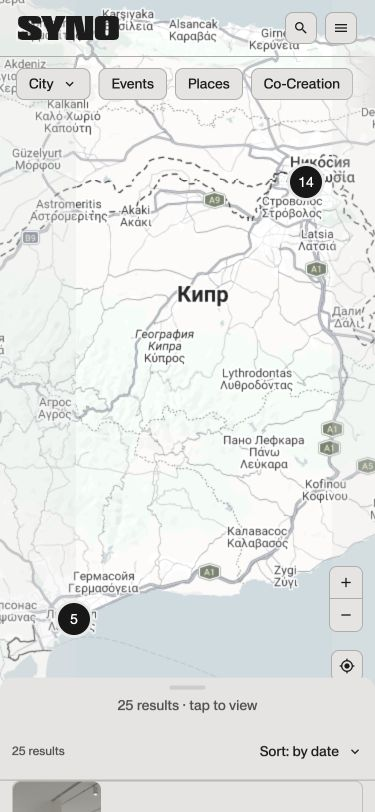
#> input picture assets-syno-case/films/source-map-drawer-mobile/map.png, 375 x 812 px
$ python build-syno-map-drawer-mobile-video.py
#> lines starting #> are read from the running program, lines starting #| are printed output that depends on the picture
#!/usr/bin/env python3
"""Mobile companion to the Art Map -> event drawer walkthrough."""

from pathlib import Path
import subprocess

from PIL import Image, ImageDraw, ImageFilter


ROOT = Path(__file__).resolve().parents[1]
SOURCE = ROOT / "assets-syno-case/films/source-map-drawer-mobile"
DEST = ROOT / "assets-syno-case/films"
FILM = DEST / "syno-flow-map-drawer-mobile.mp4"
POSTER = DEST / "syno-flow-map-drawer-mobile-poster.jpg"
WIDTH, HEIGHT, FPS = 750, 1624, 30


def load(name: str) -> Image.Image:
#> called with name = 'map.png'
    image = Image.open(SOURCE / name).convert("RGB")
#> image is the input picture: PIL image 375x812 RGB; mean R, G, B 227.3, 229.3, 227.8
    if image.size != (375, 812):
        raise ValueError(f"Unexpected frame size: {name}: {image.size}")
    return image.resize((WIDTH, HEIGHT), Image.Resampling.LANCZOS).filter(
        ImageFilter.UnsharpMask(radius=1, percent=85, threshold=2)
    )


def tap(frame: Image.Image, x: int, y: int, phase: float) -> Image.Image:
    frame = frame.copy()
    draw = ImageDraw.Draw(frame, "RGBA")
    r = round(14 + 16 * phase)
    alpha = round(210 * (1 - phase))
    draw.ellipse((x - r, y - r, x + r, y + r),
                 outline=(44, 120, 178, alpha), width=4)
    draw.ellipse((x - 5, y - 5, x + 5, y + 5), fill=(44, 120, 178, 160))
    return frame


def main() -> None:
    map_frame, results, opened = (load(n) for n in ("map.png", "results.png", "open.png"))
#> call 2 of load, with name = 'results.png'
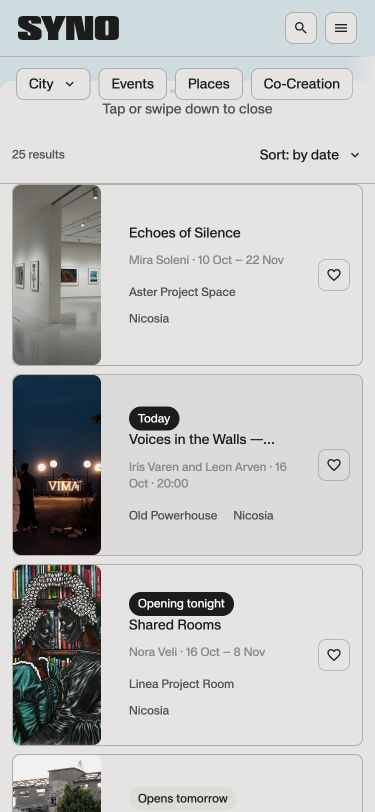
#> input picture assets-syno-case/films/source-map-drawer-mobile/results.png, 375 x 812 px
#> in load, image is the input picture: PIL image 375x812 RGB; mean R, G, B 193.6, 194, 192.5
#> call 3 of load, with name = 'open.png'
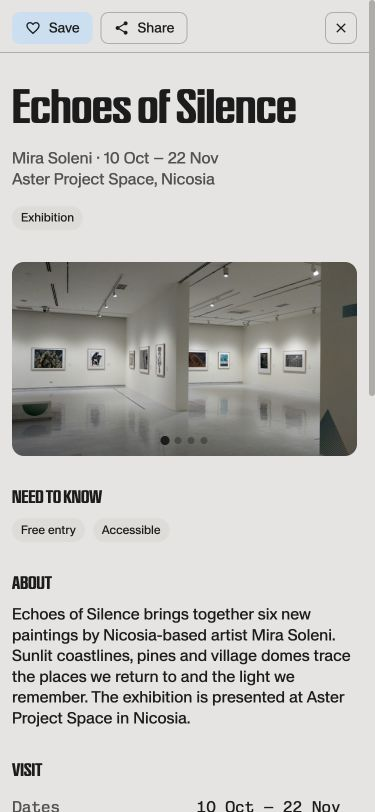
#> input picture assets-syno-case/films/source-map-drawer-mobile/open.png, 375 x 812 px
#> in load, image is the input picture: PIL image 375x812 RGB; mean R, G, B 195.5, 194.6, 191.8
    scroll = [load(f"scroll-{i:02d}.png") for i in range(1, 19)]
#> call 4 of load, with name = 'scroll-01.png'
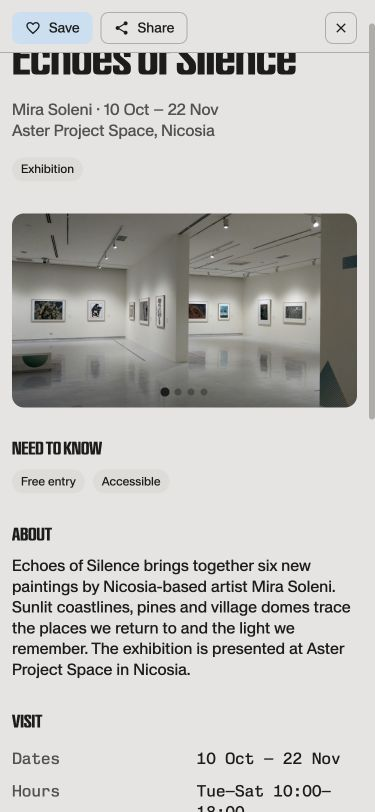
#> input picture assets-syno-case/films/source-map-drawer-mobile/scroll-01.png, 375 x 812 px
#> in load, image is the input picture: PIL image 375x812 RGB; mean R, G, B 195.9, 195, 192.2
    opened.save(POSTER, quality=94, subsampling=0)
    frames: list[Image.Image] = []
    for i in range(20):
        frames.append(tap(map_frame, 281, 1171, (i - 14) / 6) if i >= 14 else map_frame)
    for i in range(1, 6):
        frames.append(Image.blend(map_frame, results, i / 5))
    for i in range(22):
        frames.append(tap(results, 270, 414, (i - 16) / 6) if i >= 16 else results)
    for i in range(1, 6):
        frames.append(Image.blend(results, opened, i / 5))
    frames.extend([opened] * 25)
    for frame in scroll:
        frames.extend([frame] * 2)
    frames.extend([scroll[-1]] * 30)

    command = [
        "ffmpeg", "-y", "-hide_banner", "-loglevel", "error",
        "-f", "rawvideo", "-pix_fmt", "rgb24", "-s", f"{WIDTH}x{HEIGHT}",
        "-r", str(FPS), "-i", "-", "-an", "-c:v", "libx264",
        "-preset", "slow", "-tune", "stillimage", "-crf", "14", "-pix_fmt", "yuv420p",
        "-movflags", "+faststart", str(FILM),
    ]
    process = subprocess.Popen(command, stdin=subprocess.PIPE)
    assert process.stdin is not None
    try:
        for frame in frames:
            process.stdin.write(frame.tobytes())
    finally:
        process.stdin.close()
    if process.wait() != 0:
        raise RuntimeError("ffmpeg failed")
    print(f"{FILM} ({len(frames) / FPS:.2f}s)")


if __name__ == "__main__":
#> (the run stopped early here; a loop or call above may not have finished)
